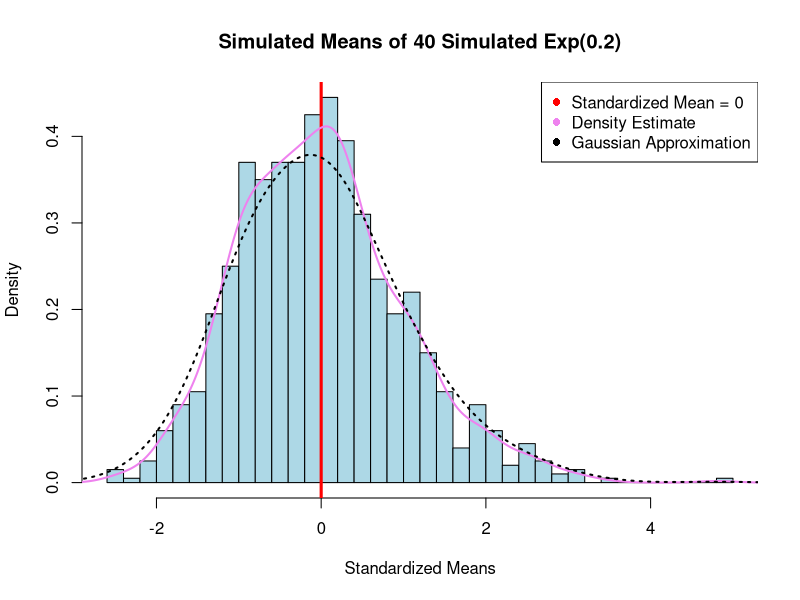

Write the R code that produced this figure.
## ---- chunk 1

####  1000 Simulations of the average of 40 exp(0.2) variables.  
means<- replicate(1000, mean(rexp(40, 0.2)))
## ---- chunk 2
meanOfMeans <- mean(means)
expMean <- 1/0.2
## ---- chunk 3
varOfMeans <- var(means)
sdOfMeans <- sd(means)
expVar <- (1/0.2)^2
expSD <- 1/0.2
## ---- chunk 4
Z<-(means-mean(means))/sdOfMeans
hist(Z, prob=TRUE, col="lightblue", breaks =  50, xlab = "Standardized Means", main="Simulated Means of 40 Simulated Exp(0.2)")                     
abline(v=0, col="red", lwd=3)
lines(density(Z), col="violet", lwd=2)              # add a density estimate with defaults
lines(density(Z, adjust=2), lty="dotted", col="black", lwd=2)   # add another smoother density
legend("topright", pch = 16, col = c("red", "violet", "black"), legend = c("Standardized Mean = 0", "Density Estimate", "Gaussian Approximation"))
## ---- chunk 5
ll<-mean(means)-1.96*expSD/sqrt(40)
ul<-mean(means)+1.96*expSD/sqrt(40)
coverage<-subset(means, means>ll & means<ul)
percent <- length(coverage)/1000*100
